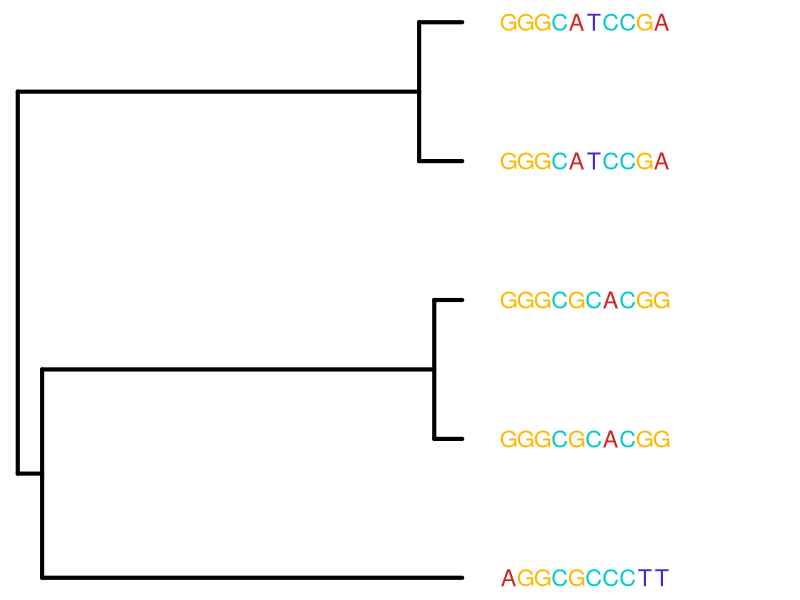

The R script that drew this image:
# phylogeny and sequences

library(ape)
library(phangorn)

set.seed(2)
tre <- rphylo(5, 1, 0.9)

set.seed(123)
rootS <- sample(c('a', 'c', 'g', 't'), 10, replace = TRUE)
Q <- matrix(c(0.0, 0.2, 1.0, 0.2,
              0.2, 0.0, 0.0, 1.0, 
              1.0, 0.2, 0.2, 0.2, 
              0.2, 1.0, 0.2, 0.0), 
            byrow = TRUE, nrow = 4)
diag(Q) <- - rowSums(Q)
set.seed(123)
sdat <- simSeq(tre, l = length(rootS), rootseq = rootS, type = 'DNA', rate = 0.1, Q = Q)
s <- toupper(as.character(sdat))

pdf('phylogenetics/fig_phyloSeq1.pdf', width = 5, height = 4)

layout(matrix(1:2, nrow = 1), widths = c(1.5, 1))
par(mar = rep(0, 4))

plot(tre, show.tip.label = FALSE, edge.width = 4)
yy <- get("last_plot.phylo", envir = .PlotPhyloEnv)$yy[1:nrow(s)]
cols <- hsv(c(0, 0.5, 0.12, 0.7), c(0.8, 1, 1, 0.8), c(0.8, 0.8, 1, 0.8))
names(cols) <- c('A', 'C', 'G', 'T')

plot(1:nrow(s), type = 'n', axes = FALSE)
for(i in 1:nrow(s)) {
    for(j in 1:ncol(s)) {
        text(1 + strwidth('M', cex = 1.2) * j, yy[i], labels = s[i, j], 
             adj = c(0.5, 0.5), col = cols[s[i, j]], cex = 1.4)
    }
}

dev.off()
